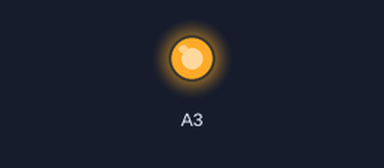
Bench run of a sketch on a simulated Arduino Uno, built with avr-gcc and run on an emulated ATmega328P. Shown: output pins drawn as LEDs (lit = HIGH).

Above: at 0.6 s.
At 25.3 s:
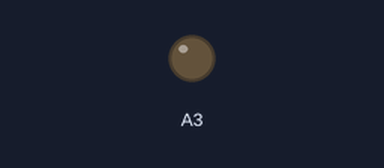
Timing chart, 0 to 27.0 s (numbered marks = the images above):
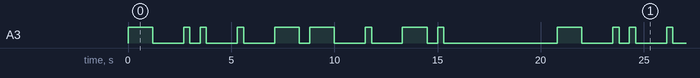

The sketch:

led_b.ino
```cpp
void setup() {
  // put your setup code here, to run once:

  // Markeer pin A4 als output. Zo kunnen we 'digitalWrite' gebruiken
  // om de pin aan te sturen.
  pinMode(A3, OUTPUT);
}

void loop() {

  // Opdracht B; Laat de LED jouw naam in MORSE knipperen
  // http://2.bp.blogspot.com/-slNaPgHmnns/UvZ0SksXIeI/AAAAAAAAABc/c3umJF0d7jE/s1600/morsecodeletters.jpg
  // ------------------------------

  // In bovenstaand schema is - (een streepje) gelijk aan lang.
  // een . (puntje) is gelijk aan kort. Door deze te combineren kun je het morse alfabet maken.
  // tussen elke letter wel even een seconde wachten, anders gaat het natuurlijk veel te snel achter elkaar ;)

  // T
  lang();
  delay(1000);

  // I
  kort();
  kort();
  delay(1000);

  // E
  kort();
  delay(1000);

  // M
  lang();
  lang();
  delay(1000);

  // E
  kort();
  delay(1000);

  // N
  lang();
  kort();

  // En nu een wat langere pauze om te kunnen zien wanneer Marvin weer opnieuw begint.
  delay(5000);
}

// Om het eenvoudiger te maken, delen we het op in losse functies.
void lang() {
  // De functie lang() laat het ledje branden, wacht 1 seconde en zet 'm weer uit.
  digitalWrite(A3, HIGH);
  delay(1200);
  digitalWrite(A3, LOW);

  // vervolgens nog een halve seconde wachten voordat we verder gaan
  delay(500);
}

void kort() {
  // De functie kort() laat het ledje branden, wacht een halve seconde en zet 'm weer uit.
  digitalWrite(A3, HIGH);
  delay(300);
  digitalWrite(A3, LOW);

  // vervolgens nog een halve seconde wachten voordat we verder gaan
  delay(500);
}
```

Measured:
- by itself, A3: repeats every 20.8 s: LOW 1.5 s, HIGH 0.30 s, LOW 0.50 s, 2 × (HIGH 0.30 s, LOW 1.5 s), HIGH 1.2 s, LOW 0.50 s, HIGH 1.2 s, LOW 1.5 s, HIGH 0.30 s, LOW 1.5 s, HIGH 1.2 s, LOW 0.50 s, HIGH 0.30 s, LOW 5.5 s, HIGH 1.2 s
- by itself, everything shown: repeats every 20.8 s, in 18 steps
